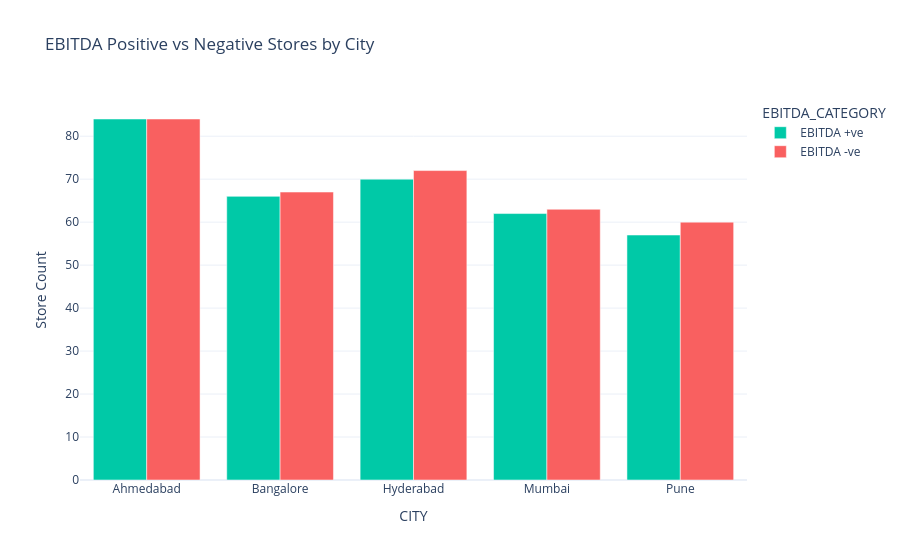

This figure's notebook cell:
### Code cell
ebitda_split = df.groupby(["CITY","EBITDA_CATEGORY"])["STORE"].nunique().reset_index()
ebitda_split.rename(columns={"STORE":"Store Count"}, inplace=True)

fig2 = px.bar(
    ebitda_split, x="CITY", y="Store Count",
    color="EBITDA_CATEGORY",
    title="EBITDA Positive vs Negative Stores by City",
    color_discrete_map={"EBITDA +ve":"#00c9a7", "EBITDA -ve":"#f96060"},
    template="plotly_white", barmode="group"
)
fig2

### Figure 1 — Plotly figure (JSON) as saved in the notebook; plotly's stock layout.template omitted (floating-point values rounded to 4 significant figures)
{"data": [{"alignmentgroup": "True", "hovertemplate": "EBITDA_CATEGORY=EBITDA +ve<br>CITY=%{x}<br>Store Count=%{y}<extra></extra>", "legendgroup": "EBITDA +ve", "marker": {"color": "#00c9a7", "pattern": {"shape": ""}}, "name": "EBITDA +ve", "offsetgroup": "EBITDA +ve", "orientation": "v", "showlegend": true, "textposition": "auto", "type": "bar", "x": ["Ahmedabad", "Bangalore", "Hyderabad", "Mumbai", "Pune"], "xaxis": "x", "y": [84, 66, 70, 62, 57], "yaxis": "y"}, {"alignmentgroup": "True", "hovertemplate": "EBITDA_CATEGORY=EBITDA -ve<br>CITY=%{x}<br>Store Count=%{y}<extra></extra>", "legendgroup": "EBITDA -ve", "marker": {"color": "#f96060", "pattern": {"shape": ""}}, "name": "EBITDA -ve", "offsetgroup": "EBITDA -ve", "orientation": "v", "showlegend": true, "textposition": "auto", "type": "bar", "x": ["Ahmedabad", "Bangalore", "Hyderabad", "Mumbai", "Pune"], "xaxis": "x", "y": [84, 67, 72, 63, 60], "yaxis": "y"}], "layout": {"barmode": "group", "legend": {"title": {"text": "EBITDA_CATEGORY"}, "tracegroupgap": 0}, "title": {"text": "EBITDA Positive vs Negative Stores by City"}, "xaxis": {"anchor": "y", "domain": [0, 1], "title": {"text": "CITY"}}, "yaxis": {"anchor": "x", "domain": [0, 1], "title": {"text": "Store Count"}}}}
